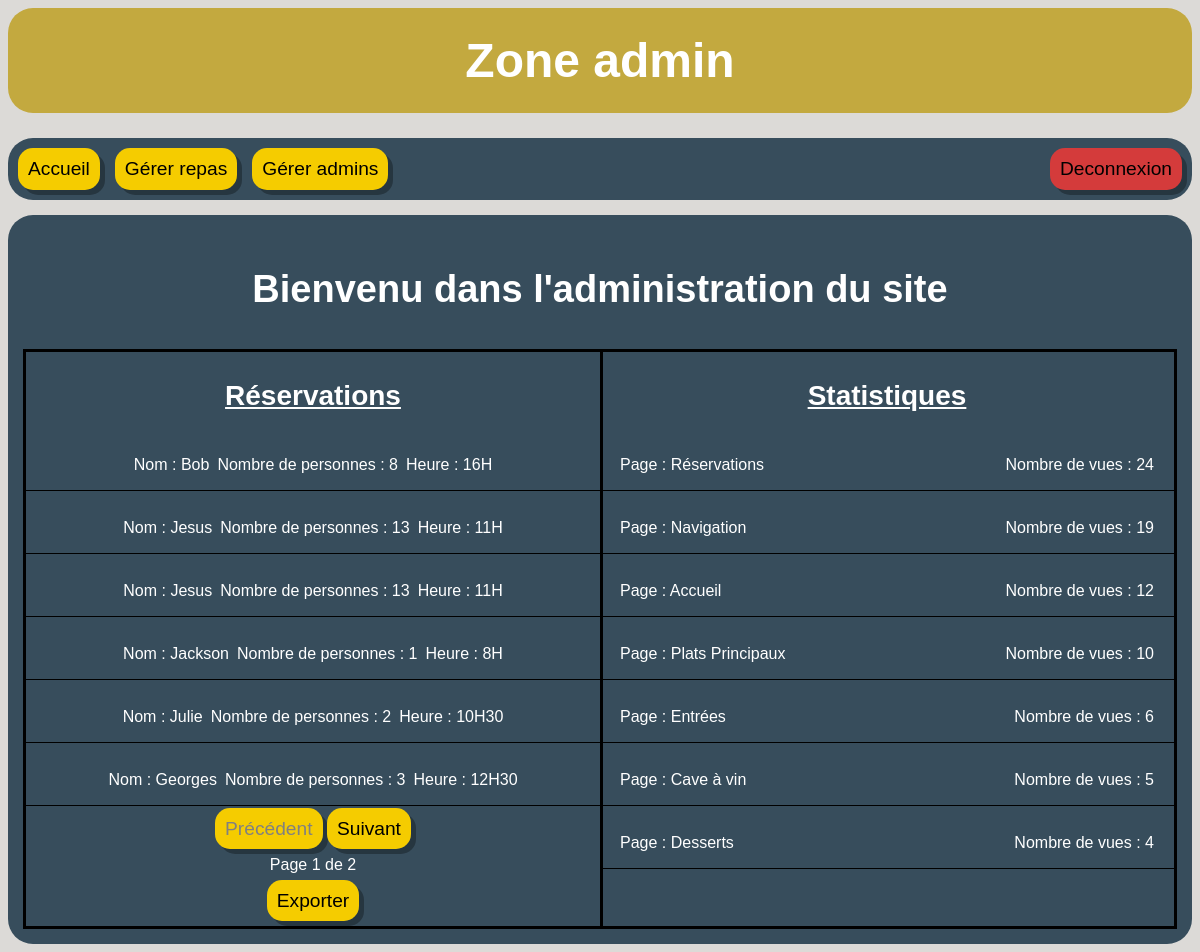
Page /admin/index.php (signed in) on the earlier database version.
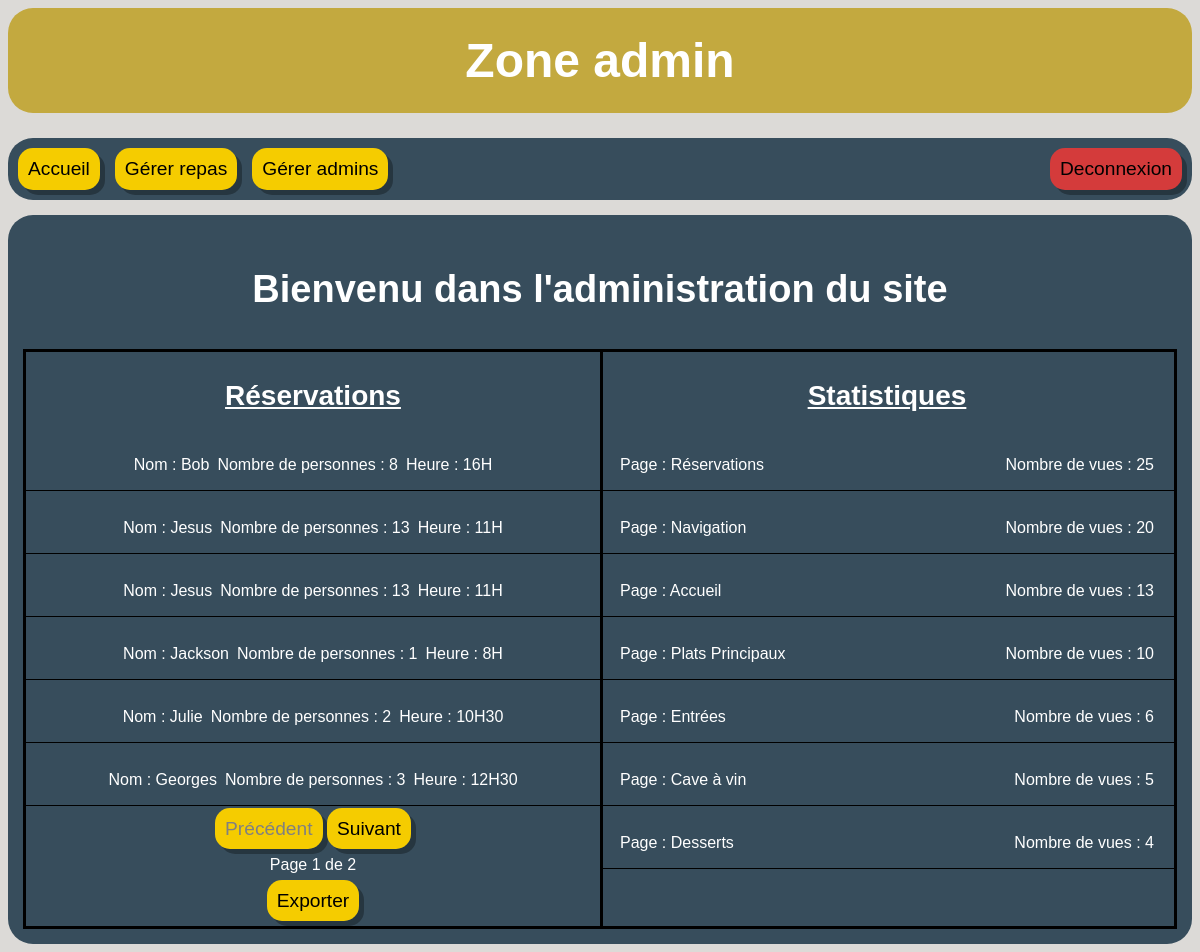
Same page on the later database version.
### tables this page shows
CREATE TABLE "reservations" (
	"id"	INTEGER NOT NULL UNIQUE,
	"nom"	TEXT NOT NULL,
	"nb"	INTEGER NOT NULL,
	"temps"	TEXT NOT NULL,
	PRIMARY KEY("id" AUTOINCREMENT)
);

CREATE TABLE "vues" (
	"id"	INTEGER NOT NULL UNIQUE,
	"page"	TEXT NOT NULL UNIQUE,
	"nb"	INTEGER NOT NULL,
	PRIMARY KEY("id" AUTOINCREMENT)
);

### includes/base.php (called while the page is built, shortened)
<?php
include "db.php";
function selectCount($nom_table) {
    global $bdd;
    $stmt = $bdd->prepare("
        SELECT COUNT(*) as nb
        FROM $nom_table
    ");
    $stmt->execute();
    $resultat = $stmt->fetch();
    return $resultat["nb"];
}

### admin/index.php (the view, shortened to what this page needs)
<?php
    include "../includes/base.php";
    $nb_reservations = selectCount("reservations");
    $nb_reservations_par_page = 6;
    $nb_page_reservations_total = ceil($nb_reservations / $nb_reservations_par_page);
    $page_reservations = $_GET["page"] ?? 1;
    $sql = "
    SELECT id, nom, nb, temps
    FROM reservations
    LIMIT :limit
    OFFSET :offset
    ";
    $stmt = $bdd->prepare($sql);
    $stmt->execute([
        ":limit" => $nb_reservations_par_page,
        ":offset" => ($page_reservations - 1) * $nb_reservations_par_page
    ]);
    $les_reservations = $stmt->fetchAll();
    $sql = "
    SELECT *
    FROM vues
    ORDER BY nb DESC
    ";
    $stmt = $bdd->prepare($sql);
    $stmt->execute();
    $pages = $stmt->fetchAll();
?>
<!DOCTYPE html>
<html lang="en">
<head>
    <link rel="stylesheet" href="../css/style_admin.css">
</head>
<body>
    <header>
        <h1>Zone admin</h1>
        <nav>
            <a class="changement_page" href="index.php"> Accueil </a>
            <a class="changement_page" href="repas/repas.php"> Gérer repas </a>
            <a class="changement_page" href="employes/gestion_admin.php"> Gérer admins </a>
            <a class="deconnexion" href="deconnexion.php"> Deconnexion </a>
        </nav>
    </header>
    <main>
        <p class="bienvenu">
            Bienvenu dans l'administration du site
        </p>
        <div class="conteneur">
            <div class="reservations">
                <p class="titre-section">Réservations</p>
                <?php foreach ($les_reservations as $une_reservation): ?>
                    <div class="une-reservation">
                        <p>Nom : <?= $une_reservation["nom"]?></p>
                        <p>Nombre de personnes : <?= $une_reservation["nb"]?></p>
                        <p>Heure : <?= $une_reservation["temps"]?></p>
                    </div>
                <?php endforeach ?>
                <div class="boutons">
                    <?php if ($page_reservations > 1): ?>
                        <a class="btn-reserver" href="index.php?page=<?= $page_reservations - 1?>">Précédent</a>
                    <?php else: ?>
                        <a href="" class="inactif">Précédent</a>
                    <?php endif ?>
                    <?php if ($page_reservations < $nb_page_reservations_total): ?>
                        <a class="btn-reserver" href="index.php?page=<?= $page_reservations + 1?>">Suivant</a>
                    <?php else: ?>
                        <a href="" class="inactif">Suivant</a>
                    <?php endif ?>
                </div>
                <p>Page <?= $page_reservations ?> de <?= $nb_page_reservations_total ?></p>
                <a  class="btn-reserver" href="index.php?exporter">Exporter</a>
            </div>
            <div class="statistiques">
                <p class="titre-section">Statistiques</p>
                <?php foreach ($pages as $page): ?>
                    <div class="une-statistique">
                        <p>Page : <?= $page["page"] ?></p>
                        <p class="nb-vues"> Nombre de vues : <?= $page["nb"] ?></p>
                    </div>
                <?php endforeach ?>
            </div>
        </div>
    </main>
</body>
</html>

### css/style_admin.css (style rules this page uses)
body { font-family: Arial, Helvetica, sans-serif; background-color: #dcdad7; }
header { text-align: center; }
h1 { margin: 0 0 25px 0; color: #fff; background-color: #C3A93F; padding: 25px; border-radius: 25px; text-align: center; font-size: 48px; }
nav { background-color: #374d5c; padding: 10px; border-radius: 25px; display: flex; justify-content: center; gap: 15px; margin-bottom: 15px; }
.titre-section { font-size: 28px; font-weight: bold; text-decoration: underline; }
.une-reservation, .une-statistique { display: flex; justify-content: center; gap: 8px; border-bottom: 1px solid black; margin-bottom: 12px; }
.une-statistique { padding: 0 20px; }
.nb-vues { margin-left: auto; }
a, input.modifier, input.ajouter { border: none; padding: 10px; border-radius: 15px; text-decoration: none; color: black; font-size: larger; box-shadow: 5px 5px #0000004e; }
a.inactif { color: grey; opacity: 0.5f; text-decoration: none; pointer-events: none; }
.bienvenu { text-align: center; font-size: 38px; font-weight: bold; }

Differences in the rows shown:
changed vues "Réservations": nb "24" → "25"
changed vues "Navigation": nb "19" → "20"
changed vues "Accueil": nb "12" → "13"
